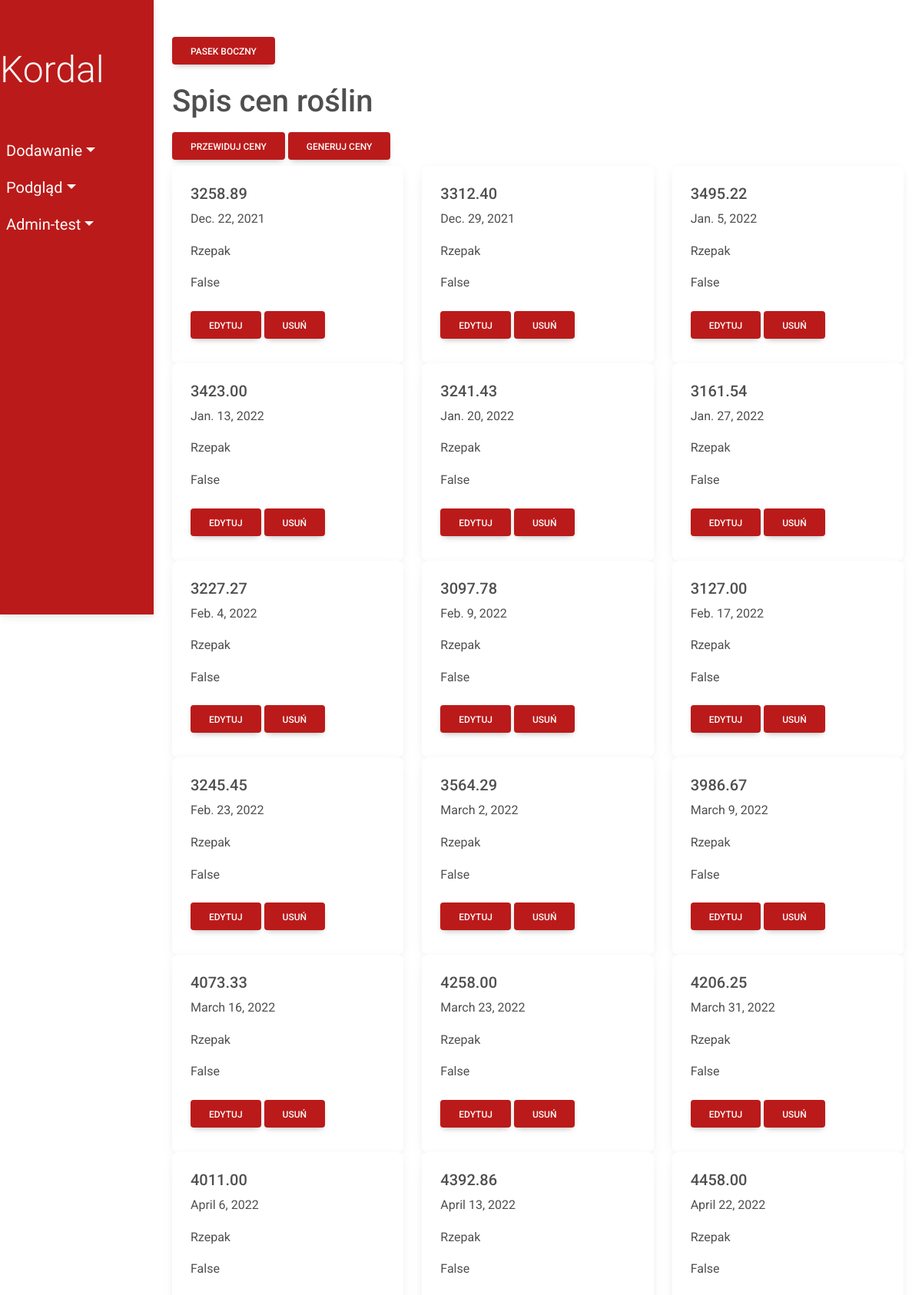
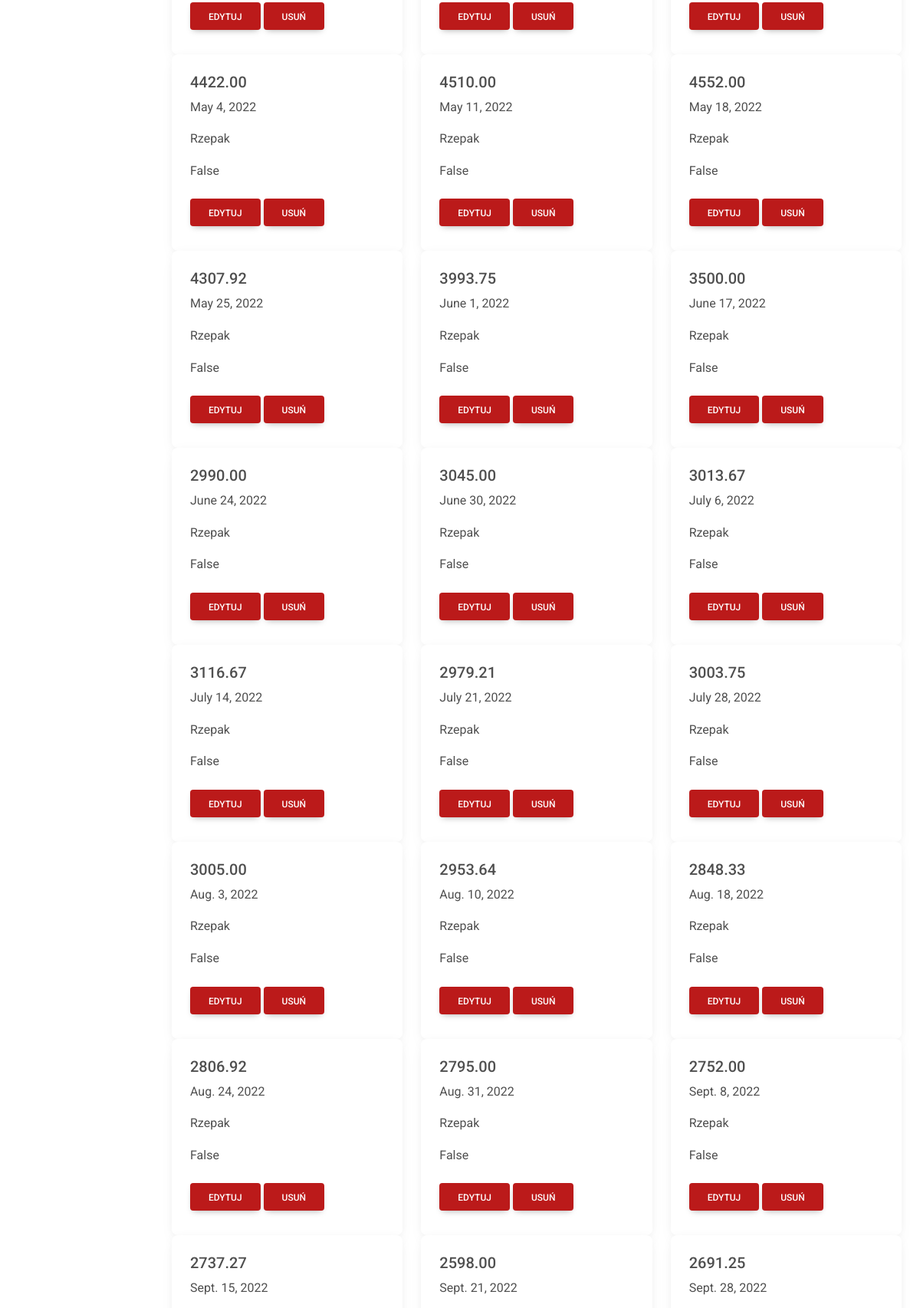
The page /plant_prices/ (upper part) on the database its author committed (2 pictures, top to bottom).
### fields/models.py (models this page shows)
class PlantPrice(models.Model):
    price = models.DecimalField(max_digits=10, decimal_places=2, null=True)
    date = models.DateField()
    plant = models.ForeignKey(Plant, on_delete=models.CASCADE)
    is_predicted = models.BooleanField()
    class Meta:
        db_table = 'PlantPrice'

class Plant(models.Model):
    plant_name = models.CharField(max_length=50)
    seed_price = models.DecimalField(max_digits=10, decimal_places=2)
    class Meta:
        db_table = 'Plant'
    def __str__(self):
        return self.plant_name

### fields/views/viewsPlantPrice.py (the view)
# urls.py: path('plant_prices/', viewsPlantPrice.show_plant_prices,
def show_plant_prices(request):
    plant_prices = PlantPrice.objects.all()
    return render(request, 'fields/show/plantPrice.html', {'plant_prices': plant_prices})

### fields/templates/fields/show/plantPrice.html
{% extends 'fields/index.html' %}
      {% block content %}
      <h1>Spis cen roślin</h1>
      <a href="{% url 'predict-prices' %}" class="btn my-2 menu-btn">Przewiduj ceny</a>
      <a href="{% url 'generate-prices' %}" class="btn my-2 menu-btn">Generuj ceny</a>
      <div class="row">
        {% for plant_price in plant_prices %}
        <div class="col-sm-4">
          <div class="card">
            <div class="card-body">
              <h5 class="card-title">{{ plant_price.price}}</h5>
              <p class="card-text">{{ plant_price.date}}</p>
              <p class="card-text">{{ plant_price.plant}}</p>
              <p class="card-text">{{ plant_price.is_predicted}}</p>
              <a href="update/{{plant_price.id}}" class="btn my-2 menu-btn">Edytuj</a>
              <a href="delete/{{plant_price.id}}" class="btn my-2 menu-btn">Usuń</a>
            </div>
          </div>
        </div>
        {% endfor %}
      </div>
    {% endblock %}

### fields/static/css/style.css (style rules this page uses)
* { margin: 0; padding: 0; box-sizing: border-box; }
:root { --nav-bg: #bb1a1a; --dropdown-bg: #cc2b2b }
body { min-height: 100vh; background-color: #fff; }
.menu-btn { background-color: var(--nav-bg); color:#fff }

### rows shown on the page
PlantPrice: price "3258.89", date "Dec. 22, 2021", plant "Rzepak", is_predicted "False"
PlantPrice: price "3312.40", date "Dec. 29, 2021", plant "Rzepak", is_predicted "False"
PlantPrice: price "3495.22", date "Jan. 5, 2022", plant "Rzepak", is_predicted "False"
PlantPrice: price "3423.00", date "Jan. 13, 2022", plant "Rzepak", is_predicted "False"
PlantPrice: price "3241.43", date "Jan. 20, 2022", plant "Rzepak", is_predicted "False"
PlantPrice: price "3161.54", date "Jan. 27, 2022", plant "Rzepak", is_predicted "False"
PlantPrice: price "3227.27", date "Feb. 4, 2022", plant "Rzepak", is_predicted "False"
PlantPrice: price "3097.78", date "Feb. 9, 2022", plant "Rzepak", is_predicted "False"
PlantPrice: price "3127.00", date "Feb. 17, 2022", plant "Rzepak", is_predicted "False"
PlantPrice: price "3245.45", date "Feb. 23, 2022", plant "Rzepak", is_predicted "False"
PlantPrice: price "3564.29", date "March 2, 2022", plant "Rzepak", is_predicted "False"
PlantPrice: price "3986.67", date "March 9, 2022", plant "Rzepak", is_predicted "False"
PlantPrice: price "4073.33", date "March 16, 2022", plant "Rzepak", is_predicted "False"
PlantPrice: price "4258.00", date "March 23, 2022", plant "Rzepak", is_predicted "False"
PlantPrice: price "4206.25", date "March 31, 2022", plant "Rzepak", is_predicted "False"
PlantPrice: price "4011.00", date "April 6, 2022", plant "Rzepak", is_predicted "False"
PlantPrice: price "4392.86", date "April 13, 2022", plant "Rzepak", is_predicted "False"
PlantPrice: price "4458.00", date "April 22, 2022", plant "Rzepak", is_predicted "False"
PlantPrice: price "4422.00", date "May 4, 2022", plant "Rzepak", is_predicted "False"
PlantPrice: price "4510.00", date "May 11, 2022", plant "Rzepak", is_predicted "False"
PlantPrice: price "4552.00", date "May 18, 2022", plant "Rzepak", is_predicted "False"
PlantPrice: price "4307.92", date "May 25, 2022", plant "Rzepak", is_predicted "False"
PlantPrice: price "3993.75", date "June 1, 2022", plant "Rzepak", is_predicted "False"
PlantPrice: price "3500.00", date "June 17, 2022", plant "Rzepak", is_predicted "False"
PlantPrice: price "2990.00", date "June 24, 2022", plant "Rzepak", is_predicted "False"
PlantPrice: price "3045.00", date "June 30, 2022", plant "Rzepak", is_predicted "False"
PlantPrice: price "3013.67", date "July 6, 2022", plant "Rzepak", is_predicted "False"
PlantPrice: price "3116.67", date "July 14, 2022", plant "Rzepak", is_predicted "False"
PlantPrice: price "2979.21", date "July 21, 2022", plant "Rzepak", is_predicted "False"
PlantPrice: price "3003.75", date "July 28, 2022", plant "Rzepak", is_predicted "False"
PlantPrice: price "3005.00", date "Aug. 3, 2022", plant "Rzepak", is_predicted "False"
PlantPrice: price "2953.64", date "Aug. 10, 2022", plant "Rzepak", is_predicted "False"
PlantPrice: price "2848.33", date "Aug. 18, 2022", plant "Rzepak", is_predicted "False"
PlantPrice: price "2806.92", date "Aug. 24, 2022", plant "Rzepak", is_predicted "False"
PlantPrice: price "2795.00", date "Aug. 31, 2022", plant "Rzepak", is_predicted "False"
PlantPrice: price "2752.00", date "Sept. 8, 2022", plant "Rzepak", is_predicted "False"
PlantPrice: price "2737.27", date "Sept. 15, 2022"
PlantPrice: price "2598.00", date "Sept. 21, 2022"
PlantPrice: price "2691.25", date "Sept. 28, 2022"
